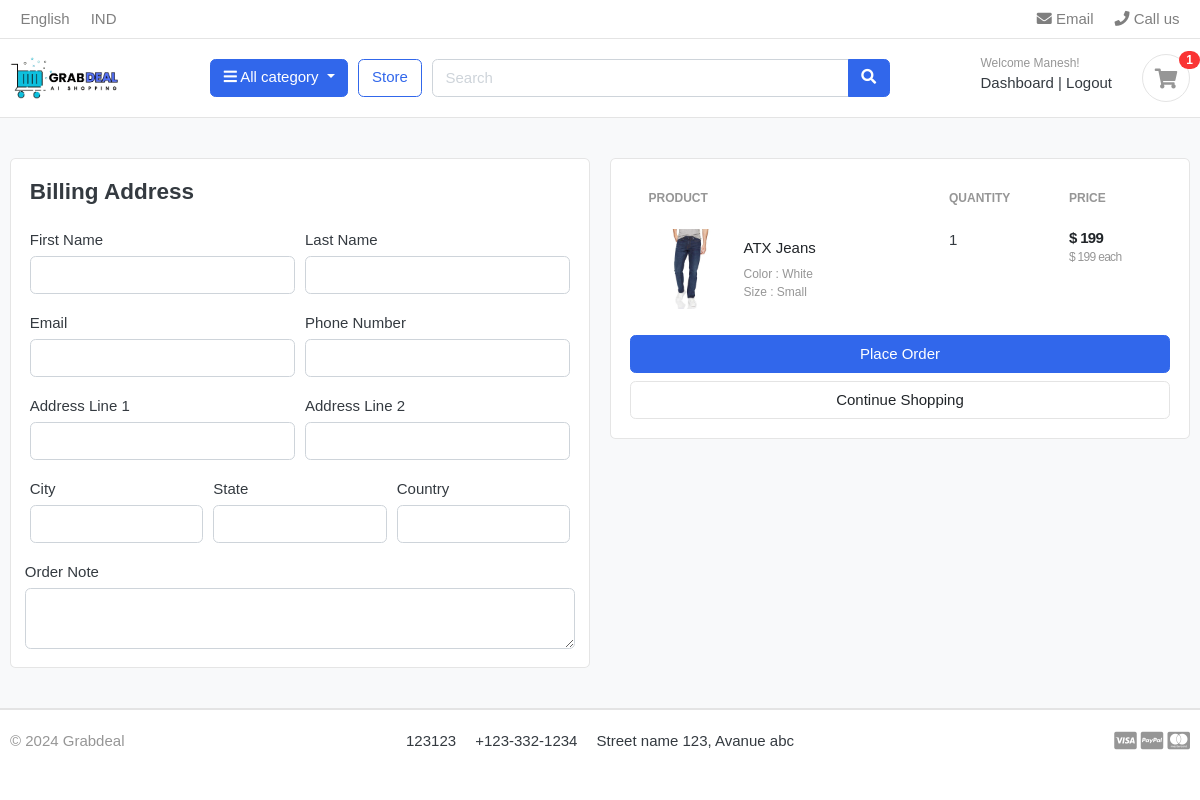
The app's page /cart/checkout/ (signed in), older data.
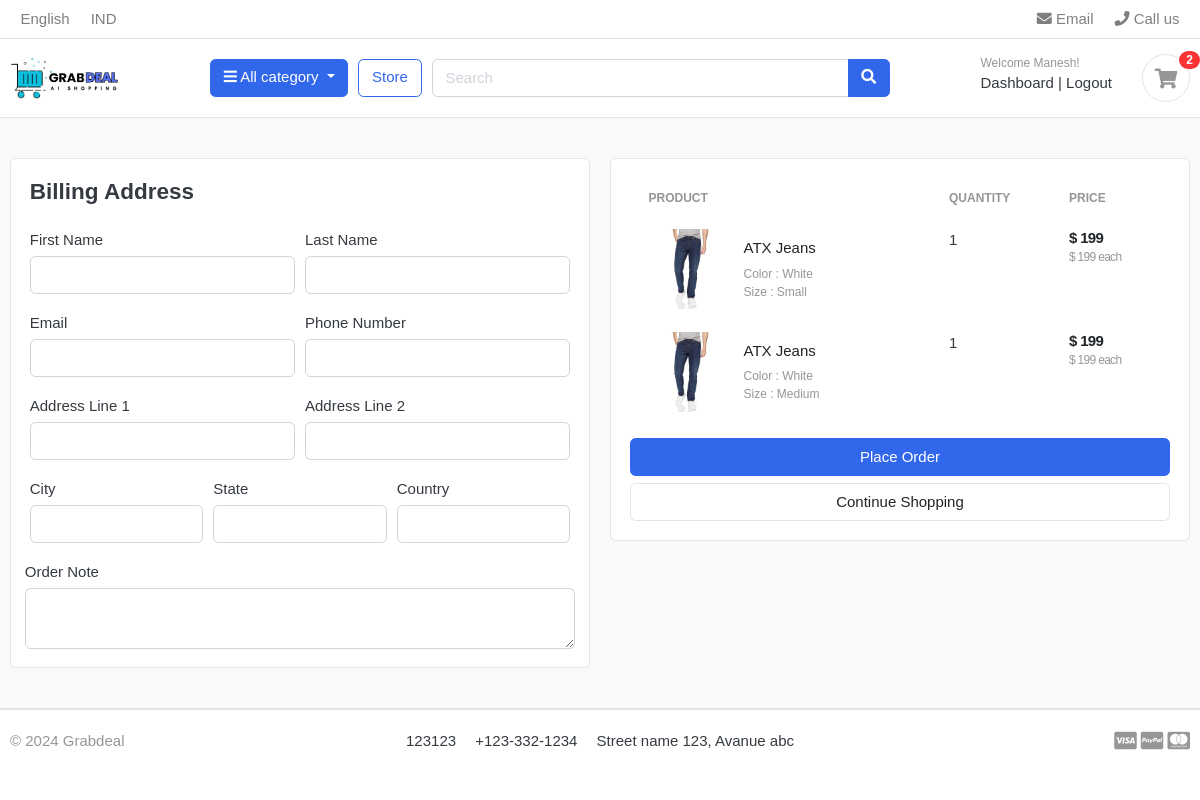
The same page, newer data.
### carts/models.py (models this page shows, shortened)
class CartItem(models.Model):
    user = models.ForeignKey(Account, on_delete=models.CASCADE, null=True)
    product = models.ForeignKey(Product, on_delete=models.CASCADE)
    variations = models.ManyToManyField(Variation, blank=True)
    cart = models.ForeignKey(Cart, on_delete=models.CASCADE, null=True)
    quantity = models.IntegerField()
    is_active = models.BooleanField(default=True)
    def sub_total(self):
        return self.product.price * self.quantity

### store/models.py (models this page shows, shortened)
class Product(models.Model):
    product_name = models.CharField(max_length=200, unique=True)
    slug = models.SlugField(max_length=200, unique=True)
    description = models.TextField(max_length=500, blank=True)
    price = models.IntegerField()
    images = models.ImageField(upload_to='photos/products')
    stock = models.IntegerField()
    is_available = models.BooleanField(default=True)
    category = models.ForeignKey(Category, on_delete=models.CASCADE)
    created_date = models.DateTimeField(auto_now_add=True)
    modified_date = models.DateTimeField(auto_now=True)
    def get_url(self):
        return reverse('product_detail', args=[self.category.slug, self.slug])

class Variation(models.Model):
    product = models.ForeignKey(Product, on_delete=models.CASCADE)
    variation_category = models.CharField(max_length=100, choices=variation_category_choice)
    variation_value = models.CharField(max_length=100)
    is_active = models.BooleanField(default=True)
    created_date = models.DateTimeField(auto_now_add=True)
    objects = VariationManager()

### carts/views.py (the view)
# urls.py: path('checkout/', views.checkout, name='checkout')
@login_required(login_url='login')
def checkout(request, total=0, quantity=0, cart_items=None):
    try:
        tax = 0
        grand_total = 0
        if request.user.is_authenticated:
            cart_items = CartItem.objects.filter(user=request.user, is_active=True)
        else:
            cart = Cart.objects.get(cart_id=_cart_id(request))
            cart_items = CartItem.objects.filter(cart=cart, is_active=True)
        for cart_item in cart_items:
            total += (cart_item.product.price * cart_item.quantity)
            quantity += cart_item.quantity
        tax = (2 * total)/100
        grand_total = total + tax
    except ObjectDoesNotExist:
        pass #Just ignore
    context = {
        'total': total,
        'quantity': quantity,
        'cart_items': cart_items,
        'tax': tax,
        'grand_total': grand_total
    }
    return render(request, 'store/checkout.html', context)

### carts/context_processors.py (called while the page is built)
def counter(request):
    cart_count = 0
    if 'admin' in request.path:
        return {}
    else:
        try:
            cart = Cart.objects.filter(cart_id=_cart_id(request))
            if request.user.is_authenticated:
                cart_items = CartItem.objects.all().filter(user=request.user)
            else:
                cart_items = CartItem.objects.all().filter(cart=cart[:1])
            for cart_item in cart_items:
                cart_count += cart_item.quantity
        except Cart.DoesNotExist:
            cart_count = 0
    return dict(cart_count=cart_count)

### carts/views.py (called while the page is built)
def _cart_id(request):
    cart = request.session.session_key
    if not cart:
        cart = request.session.create()
    return cart

### category/context_processors.py (called while the page is built)
def menu_links(request):
    links = Category.objects.all()
    return dict(links=links)

### category/models.py (called while the page is built)
    def get_url(self):
        return reverse('products_by_category', args=[self.slug])

### templates/store/checkout.html (shortened to what this page needs)
{% extends 'base.html' %}
{% load static %}
{% block content %}
<section class="section-content padding-y bg">
<div class="container">
<div class="row">
	<aside class="col-lg-6">
<div class="card">
  <div class="card-body">
    <h4 class="card-title mb-4">Billing Address</h4>
    <form action="{% url 'place_order' %}" method="POST">
      <div class="form-row">
        <div class="col form-group">
          <label for="">First Name</label>
          <input type="text" name="first_name" class="form-control" required>
        </div>
        <div class="col form-group">
          <label for="">Last Name</label>
          <input type="text" name="last_name" class="form-control" required>
        </div>
      </div>
      <div class="form-row">
        <div class="col form-group">
          <label for="">Email</label>
          <input type="email" name="email" class="form-control" required>
        </div>
        <div class="col form-group">
          <label for="">Phone Number</label>
          <input type="text" name="phone" class="form-control" required>
        </div>
      </div>
      <div class="form-row">
        <div class="col form-group">
          <label for="">Address Line 1</label>
          <input type="text" name="address_line_1" class="form-control" required>
        </div>
        <div class="col form-group">
          <label for="">Address Line 2</label>
          <input type="text" name="address_line_2" class="form-control">
        </div>
      </div>
      <div class="form-row">
        <div class="col form-group">
          <label for="">City</label>
          <input type="text" name="city" class="form-control" required>
        </div>
        <div class="col form-group">
          <label for="">State</label>
          <input type="text" name="state" class="form-control" required>
        </div>
        <div class="col form-group">
          <label for="">Country</label>
          <input type="text" name="country" class="form-control" required>
        </div>
        </div>
        <div class="form-row">
          <label for="">Order Note</label>
          <textarea name="order_note" rows="2" class="form-control"></textarea>
        </div>
  </div>
</div>
	</aside>
	<aside class="col-lg-6">
		<div class="card">
		<div class="card-body">
      <table class="table table-borderless table-shopping-cart">
      <thead class="text-muted">
      <tr class="small text-uppercase">
        <th scope="col">Product</th>
        <th scope="col" width="120">Quantity</th>
        <th scope="col" width="120">Price</th>
      </tr>
      </thead>
      <tbody>
      {% for cart_item in cart_items %}
      <tr>
      	<td>
      		<figure class="itemside align-items-center">
      			<div class="aside"><img src="{{ cart_item.product.images.url }}" class="img-sm"></div>
      			<figcaption class="info">
      				<a href="{{ cart_item.product.get_url }}" class="title text-dark">{{ cart_item.product.product_name }}</a>
      				<p class="text-muted small">
      					{% if cart_item.variations.all %}
      						{% for item in cart_item.variations.all %}
      							{{ item.variation_category | capfirst }} : {{ item.variation_value | capfirst }} <br>
      						{% endfor %}
      					{% endif %}
      				</p>
      			</figcaption>
      		</figure>
      	</td>
      	<td>
      				<label for="">{{cart_item.quantity}}</label>
      	</td>
      	<td>
      		<div class="price-wrap">
      			<var class="price">$ {{ cart_item.sub_total }}</var>
      			<small class="text-muted"> $ {{ cart_item.product.price }} each </small>
      		</div>
      	</td>
      </tr>
      {% endfor %}
      </tbody>
      </table>
      <button type="submit" name="submit" class="btn btn-primary btn-block">Place Order</button>
			<a href="{% url 'store' %}" class="btn btn-light btn-block">Continue Shopping</a>
		</div>
		</div>
</aside>
</div>
</div>
</section>
{% endblock %}

### templates/includes/navbar.html (shortened to what this page needs)
{% load static %}
<header class="section-header">
    <nav class="navbar p-md-0 navbar-expand-sm navbar-light border-bottom">
        <div class="container">
            <div class="collapse navbar-collapse" id="navbarTop4">
                <ul class="navbar-nav mr-auto">
                    <li class="nav-item dropdown">
                        <a href="#" class="nav-link"> English </a>
                    </li>
                    <li class="nav-item dropdown">
                        <a href="#" class="nav-link"> IND </a>
                    </li>
                </ul>
                <ul class="navbar-nav">
                    <li><a href="#" class="nav-link"> <i class="fa fa-envelope"></i> Email </a></li>
                    <li><a href="#" class="nav-link"> <i class="fa fa-phone"></i> Call us </a></li>
                </ul>
            </div>
        </div>
    </nav>
    <section class="header-main border-bottom">
        <div class="container">
            <div class="row align-items-center">
                <div class="col-lg-2 col-md-3 col-6">
                    <a href="{% url 'home' %}" class="brand-wrap">
                        <img class="logo" src="{% static './images/logo.png' %}">
                    </a>
                </div>
                <div class="col-lg col-sm col-md col-6 flex-grow-0">
                    <div class="category-wrap dropdown d-inline-block float-right">
                        <button type="button" class="btn btn-primary dropdown-toggle" data-toggle="dropdown">
                            <i class="fa fa-bars"></i> All category
                        </button>
                    </div>
                </div>
                <a href="{% url 'store' %}" class="btn btn-outline-primary">Store</a>
                <div class="col-lg  col-md-6 col-sm-12 col">
                    <form action="{% url 'search' %}" class="search" method="GET">
                        <div class="input-group w-100">
                            <input type="text" class="form-control" style="width:60%;" placeholder="Search" name="keyword">
                            <div class="input-group-append">
                                <button class="btn btn-primary" type="submit">
                                    <i class="fa fa-search"></i>
                                </button>
                            </div>
                        </div>
                    </form>
                </div>
                <div class="col-lg-3 col-sm-6 col-8 order-2 order-lg-3">
                    <div class="d-flex justify-content-end mb-3 mb-lg-0">
                        {% if user.id is not None %}
                        <div class="widget-header">
                            <small class="title text-muted">Welcome {{ user.first_name }}!</small>
                            <div>
                                <a href="{% url 'dashboard' %}">Dashboard</a> <span class="dark-transp"> | </span>
                                <a href="{% url 'logout' %}">Logout</a>
                            </div>
                        </div>
                        {% endif %}
                        <a href="{% url 'cart' %}" class="widget-header pl-3 ml-3">
                            <div class="icon icon-sm rounded-circle border"><i class="fa fa-shopping-cart"></i>
                            </div>
                            <span class="badge badge-pill badge-danger notify">{{ cart_count }}</span>
                        </a>
                    </div>
                </div>
            </div>
        </div>
    </section>
</header>

Row changes from the older to the newer data that the page shows:
added CartItem: product.images (picture), product.product_name "ATX Jeans", quantity "1", sub_total "199", product.price "199", Variation (variation_category "Color", variation_value "White")
now on this page (row unchanged): Variation: variation_category "Size", variation_value "Medium", shown under "ATX Jeans"
Text that changed along with them:
{{ cart_count }}: "1" → "2"
